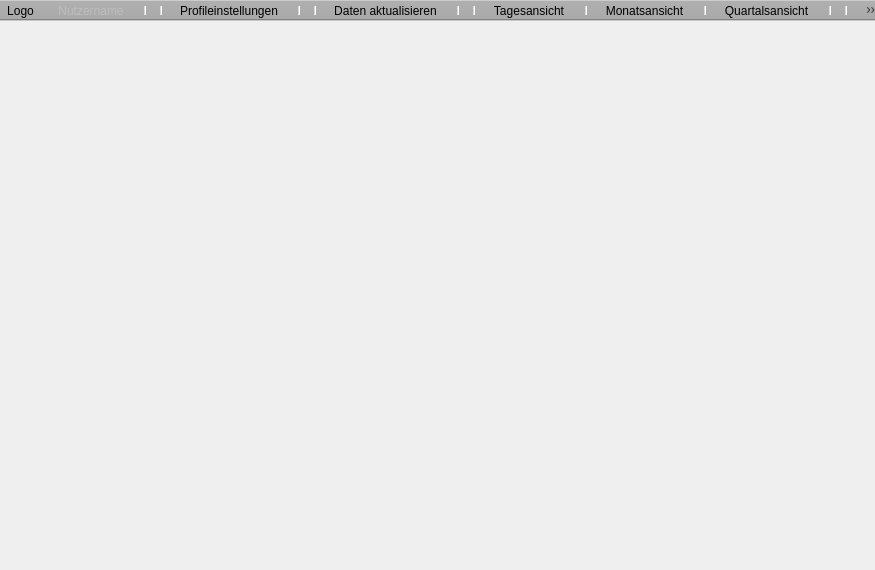
<?xml version="1.0" encoding="UTF-8"?>
<ui version="4.0">
 <class>UserWindow</class>
 <widget class="QMainWindow" name="UserWindow">
  <property name="geometry">
   <rect>
    <x>0</x>
    <y>0</y>
    <width>875</width>
    <height>570</height>
   </rect>
  </property>
  <property name="windowTitle">
   <string>DiaThesis</string>
  </property>
  <property name="styleSheet">
   <string notr="true">QToolBar {
    background: darkgrey;
    spacing: 10px; /* spacing between items in the tool bar */

}
</string>
  </property>
  <widget class="QWidget" name="centralwidget">
   <layout class="QGridLayout" name="gridLayout">
    <item row="1" column="0">
     <widget class="QStackedWidget" name="mainStackWidget">
      <property name="currentIndex">
       <number>4</number>
      </property>
      <widget class="QWidget" name="profilePage">
       <layout class="QGridLayout" name="gridLayout_6">
        <item row="0" column="0">
         <widget class="QLabel" name="Profileinstellungen_lb">
          <property name="text">
           <string>Profileinstellungen</string>
          </property>
         </widget>
        </item>
       </layout>
      </widget>
      <widget class="QWidget" name="GetDataPage">
       <layout class="QGridLayout" name="gridLayout_5">
        <item row="0" column="0">
         <widget class="QPushButton" name="getNewData_btn">
          <property name="text">
           <string>Neue Daten abholen (Serversynchro)</string>
          </property>
         </widget>
        </item>
       </layout>
      </widget>
      <widget class="QWidget" name="DayViewPage">
       <layout class="QGridLayout" name="gridLayout_4">
        <item row="0" column="0">
         <widget class="QCustomPlot" name="Tagesplot" native="true"/>
        </item>
       </layout>
      </widget>
      <widget class="QWidget" name="MonthViewPage">
       <layout class="QGridLayout" name="gridLayout_3">
        <item row="0" column="0">
         <widget class="QCustomPlot" name="Monatplot" native="true">
          <property name="contextMenuPolicy">
           <enum>Qt::NoContextMenu</enum>
          </property>
         </widget>
        </item>
       </layout>
      </widget>
      <widget class="QWidget" name="QuartalViewPage">
       <layout class="QGridLayout" name="gridLayout_2">
        <item row="1" column="0">
         <widget class="QCustomPlot" name="Quartalsplot" native="true"/>
        </item>
       </layout>
      </widget>
     </widget>
    </item>
   </layout>
  </widget>
  <widget class="QToolBar" name="toolBar">
   <property name="enabled">
    <bool>true</bool>
   </property>
   <property name="windowTitle">
    <string>toolBar</string>
   </property>
   <property name="styleSheet">
    <string notr="true">QToolBar {
    background:darkgrey;
    spacing: 10px; /* spacing between items in the tool bar */
}
</string>
   </property>
   <property name="movable">
    <bool>false</bool>
   </property>
   <property name="toolButtonStyle">
    <enum>Qt::ToolButtonTextBesideIcon</enum>
   </property>
   <property name="floatable">
    <bool>false</bool>
   </property>
   <attribute name="toolBarArea">
    <enum>TopToolBarArea</enum>
   </attribute>
   <attribute name="toolBarBreak">
    <bool>false</bool>
   </attribute>
   <addaction name="actionLogo"/>
   <addaction name="actionNutzername"/>
   <addaction name="separator"/>
   <addaction name="separator"/>
   <addaction name="actionProfileinstellungen"/>
   <addaction name="separator"/>
   <addaction name="separator"/>
   <addaction name="actionDaten_aktualisieren"/>
   <addaction name="separator"/>
   <addaction name="separator"/>
   <addaction name="actionTagesansicht"/>
   <addaction name="separator"/>
   <addaction name="actionMonatsansicht"/>
   <addaction name="separator"/>
   <addaction name="actionQuartalsansicht"/>
   <addaction name="separator"/>
   <addaction name="separator"/>
   <addaction name="actionLogout"/>
   <addaction name="separator"/>
   <addaction name="separator"/>
  </widget>
  <action name="actionProfileinstellungen">
   <property name="checkable">
    <bool>false</bool>
   </property>
   <property name="text">
    <string>Profileinstellungen</string>
   </property>
  </action>
  <action name="actionNutzername">
   <property name="enabled">
    <bool>false</bool>
   </property>
   <property name="text">
    <string>Nutzername</string>
   </property>
  </action>
  <action name="actionDaten_aktualisieren">
   <property name="text">
    <string>Daten aktualisieren</string>
   </property>
  </action>
  <action name="actionTagesansicht">
   <property name="text">
    <string>Tagesansicht</string>
   </property>
  </action>
  <action name="actionMonatsansicht">
   <property name="text">
    <string>Monatsansicht</string>
   </property>
  </action>
  <action name="actionQuartalsansicht">
   <property name="text">
    <string>Quartalsansicht</string>
   </property>
  </action>
  <action name="actionLogout">
   <property name="text">
    <string>Logout</string>
   </property>
   <property name="visible">
    <bool>true</bool>
   </property>
  </action>
  <action name="actionLogo">
   <property name="icon">
    <iconset>
     <normaloff>Pictures/Logo_DiaThesis.png</normaloff>Pictures/Logo_DiaThesis.png</iconset>
   </property>
   <property name="text">
    <string>Logo</string>
   </property>
  </action>
 </widget>
 <customwidgets>
  <customwidget>
   <class>QCustomPlot</class>
   <extends>QWidget</extends>
   <header>qcustomplot.h</header>
   <container>1</container>
  </customwidget>
 </customwidgets>
 <resources/>
 <connections/>
</ui>
